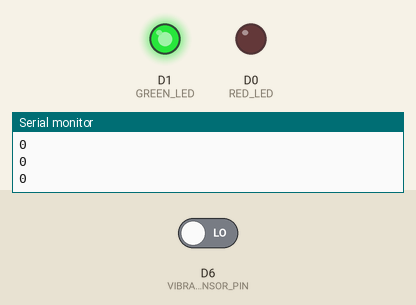
Simulated run of this sketch. Board: ESP8266 (NodeMCU). Parts: output pins drawn as LEDs (lit = HIGH), the last lines printed to the serial monitor. Inputs (shaded band) come from the test bench; at power-on: D6 (VIBRATION_SENSOR_PIN) LOW.

Above: at 1.2 s.
1.3 s: D6 (VIBRATION_SENSOR_PIN) driven HIGH
At 2.1 s:
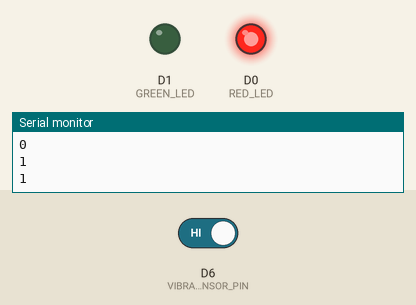
2.8 s: D6 (VIBRATION_SENSOR_PIN) driven LOW
At 3.5 s:
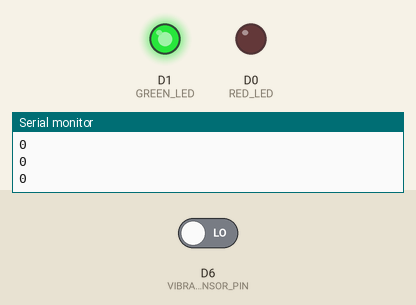
Timing chart, 0 to 5.8 s (numbered marks = the images above; inputs shaded):
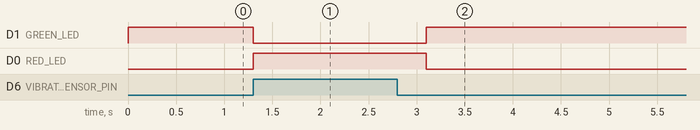

The sketch:

SW420_guard.ino
```cpp
//Sensor-VCC -> DUT-3.3v~5v pin
#define VIBRATION_SENSOR_PIN D6

#define RED_LED D0
#define GREEN_LED D1

int vibration_detected = 0;

void setup() {
    //console baud rate
    Serial.begin(115200);

    pinMode(RED_LED, OUTPUT);   // 定義 紅燈 為送出模式
    pinMode(GREEN_LED, OUTPUT); // 定義 綠燈 為送出模式
}

void loop() {
	vibration_detected = digitalRead(VIBRATION_SENSOR_PIN);
	Serial.println(vibration_detected);

  if(vibration_detected == 1){
    digitalWrite(RED_LED, HIGH);
    digitalWrite(GREEN_LED, LOW);
    delay(500);
  }
  else{
    digitalWrite(RED_LED, LOW);
    digitalWrite(GREEN_LED, HIGH);
  }

	delay(100); //每 100 ms 偵測震動
}
```

Measured:
- after the input at 1.3 s, D1 (GREEN_LED): HIGH → LOW at once; D0 (RED_LED): LOW → HIGH at once
- after the input at 2.8 s, D1 (GREEN_LED): LOW → HIGH after 0.30 s; D0 (RED_LED): HIGH → LOW after 0.30 s
